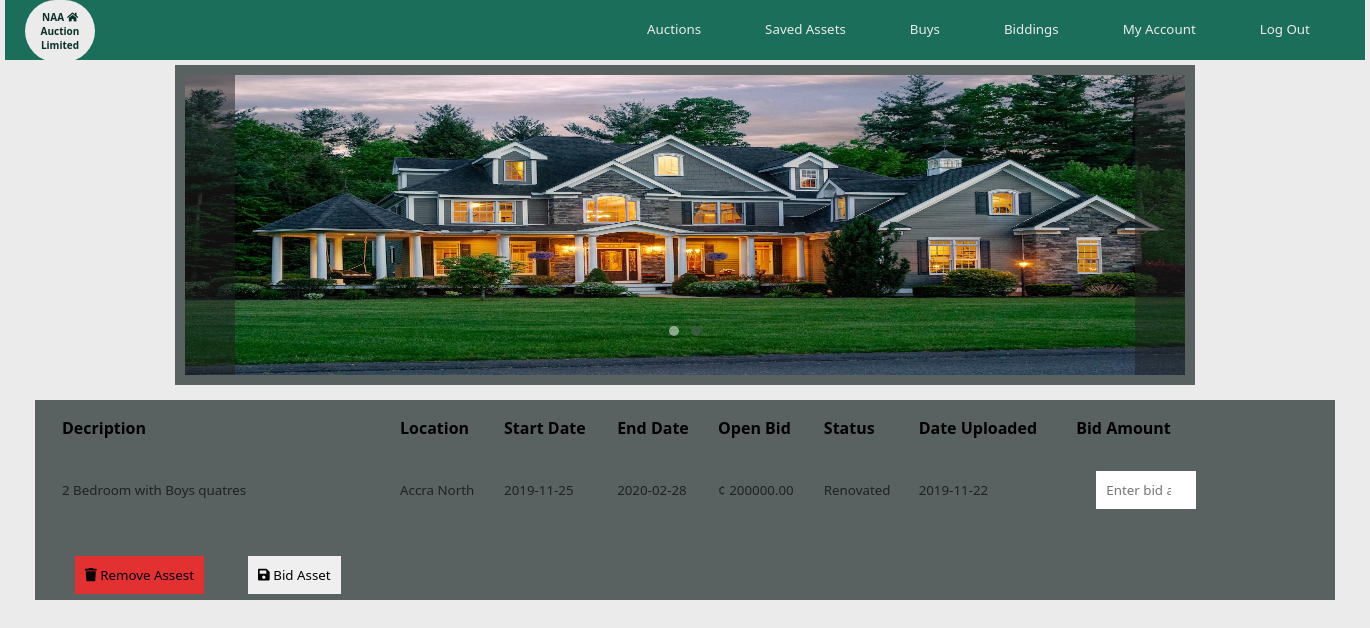
Page /bidder/addbid.php?aid=941121 (signed in) on the committed database.
### tables this page shows
CREATE TABLE IF NOT EXISTS `auction` (
  `auctionid` int(11) NOT NULL AUTO_INCREMENT,
  `startdate` date NOT NULL,
  `enddate` date NOT NULL,
  `startprice` float(10,2) NOT NULL,
  `username` varchar(200) NOT NULL,
  `propertyid` int(11) NOT NULL,
  `soldstatus` varchar(200) NOT NULL,
  PRIMARY KEY (`auctionid`),
  KEY `username` (`username`),
  KEY `propertyid` (`propertyid`)
);

CREATE TABLE IF NOT EXISTS `property` (
  `propertyid` int(11) NOT NULL AUTO_INCREMENT,
  `description` varchar(200) NOT NULL,
  `location` varchar(200) NOT NULL,
  `documents` blob NOT NULL,
  `documentsname` varchar(200) NOT NULL,
  `image1` blob NOT NULL,
  `image1name` varchar(200) NOT NULL,
  `image2` blob NOT NULL,
  `image2name` varchar(200) NOT NULL,
  `buildingstatus` varchar(200) NOT NULL,
  `dateuploaded` date NOT NULL,
  `verification` varchar(200) NOT NULL,
  `ownerid` int(11) NOT NULL,
  PRIMARY KEY (`propertyid`),
  KEY `ownerid` (`ownerid`)
);

### bidder/addbid.php (the view, shortened to what this page needs)
<!DOCTYPE html>
<html lang="en" dir="ltr">
  <head>
    <link rel="stylesheet" href="css/maincss.css">
    <link rel="stylesheet" type="text/css" href="css/all.css">
  </head>
  <body>
      <?php include('includes/header.php'); ?>
      <?php
      include("../connection.php");
                if(isset($_GET['aid'])){
                $getid = $_GET['aid'];
                $query = "select * from property p, auction a where a.auctionid ='$getid' and a.propertyid = p.propertyid";
                $result = mysqli_query($conn,$query);
                $row = mysqli_fetch_assoc($result);
               ?>
      <div class="sliderpage">
        <div class="slide_img" id="one">
          <img src="../images/<?php echo $row['image1']; ?>" alt="">
          <label for="i1" class="prev"></label>
          <label for="i2" class="next"></label>
        </div>
        <div class="slide_img" id="two">
        </div>
        <div class="nav_dots">
          <label for="i1" class="dots" id="dot1"></label>
          <label for="i2" class="dots" id="dot2"></label>
        </div>
      </div>
      <div class="auction">
        <div class="description">
          <table>
            <thead>
              <th>Decription</th>
              <th>Location</th>
              <th>Start Date</th>
              <th>End Date</th>
              <th>Open Bid</th>
              <th>Status</th>
              <th>Date Uploaded</th>
              <th>Bid Amount</th>
            </thead>
            <tbody>
              <tr>
                <td><?php echo $row['description']; ?></td>
                <td><?php echo $row['location']; ?></td>
                <td><?php echo $row['startdate']; ?></td>
                <td><?php echo $row['enddate']; ?></td>
                <td>¢ <?php echo $row['startprice']; ?></td>
                <td><?php echo $row['buildingstatus']; ?></td>
                <td><?php echo $row['dateuploaded']; ?></td>
                <form class="" action="addbid.php" method="post">
                  <td> <input type="number" min="<?php echo $row['startprice']; ?>" name="amount" placeholder="Enter bid amount" required>
                   </td>
              </tr>
            </tbody>
          </table>
          <?php
          include("../connection.php");
          $bidderid = $_SESSION['bidderid'];
          $datequery = "select * from property p, auction a, saved s, bidder b where p.propertyid = a.propertyid and s.auctionid = a.auctionid and
          s.bidderid = s.bidderid and b.bidderid = '$bidderid' ";
          $dateresult = mysqli_query($conn,$datequery);
          $daterow = mysqli_fetch_array($dateresult);
          $auctionid = $daterow['auctionid'];
          if($auctionid){
            echo '<button type="button" name="button" class="red"><i class="fas fa-trash"></i><a href="delete.php?aid='.$auctionid.'"> Remove Assest </a></button>';
          }
           ?>
          <button type="submit" name="bid"><i class="fas fa-save"></i> Bid Asset</a></button>
        </div>
      </div>
      <?php } ?>
  </body>
</html>

### bidder/css/maincss.css (style rules this page uses)
:root { --green:#1a6e5a; --dgreen:#0a3027; --grey:#596161; --ash:#202121; --light:#ebebeb; }
* { margin: 0px; padding: 0px; font-family: Segoe UI; list-style: none; text-decoration: none; }
body { width: 1360px; margin: 0px auto; background: var(--light); }
.auction { width: 1300px; height: 200px; background: var(--grey); margin: 10px auto; }
.description { width: 1000px; height: 180px; float: left; padding: 10px; margin-left: 10px; }
.description table { width: 1200px; text-align: left; }
.description table thead th { font-weight: bold; font-size: 12pt; padding: 5px; }
.description table thead th:first-child { width: 326px; }
table tbody tr td { padding: 5px; font-size: 10pt; color: var(--ash); }
.auction button { padding: 10px; margin: 20px; border: none; }
.auction button a { color: black; }
.red { background: #e33030; }
.auction input { width: 80px; padding: 10px; margin: 20px; border: none; }
.sliderpage { width: 1000px; height: 300px; background: var(--grey); margin: 5px auto; padding: 10px; position: relative; }
.slide_img { position: absolute; width: 1000px; height: 300px; }
.slide_img img { width: 1000px; height: 300px; }
.prev, .next { width: 50px; height: 300px; position: absolute; top: 0; background: var(--ash); z-index: 99; cursor: pointer; opacity: 0.5; }
.prev { left: 0; }
.next { right: 0; }
.slide_img { z-index: 1; }
#i1:checked ~ #one, #i2:checked ~ #two { z-index: 6; }
.nav_dots { width: 1000px; height: 11px; bottom: 50px; position: absolute; text-align: center; z-index: 99; }
.dots { top: -5px; width: 10px; height: 10px; margin: 0 4px; position: relative; border-radius: 100px; display: inline-block; background: var(--grey); opacity: 0.5; }
#i1:checked ~ .nav_dots #dot1, #i2:checked ~ .nav_dots #dot2 { background: #fff; }

### bidder/css/all.css (style rules this page uses)
.fa-save:before { content: "\f0c7"; }
.fa-trash:before { content: "\f1f8"; }

### rows in the picture
auction: propertyid.image1 (picture), propertyid.description "2 Bedroom with Boys quatres", propertyid.location "Accra North", startdate "2019-11-25", enddate "2020-02-28", startprice "200000.00", propertyid.buildingstatus "Renovated", propertyid.dateuploaded "2019-11-22"
